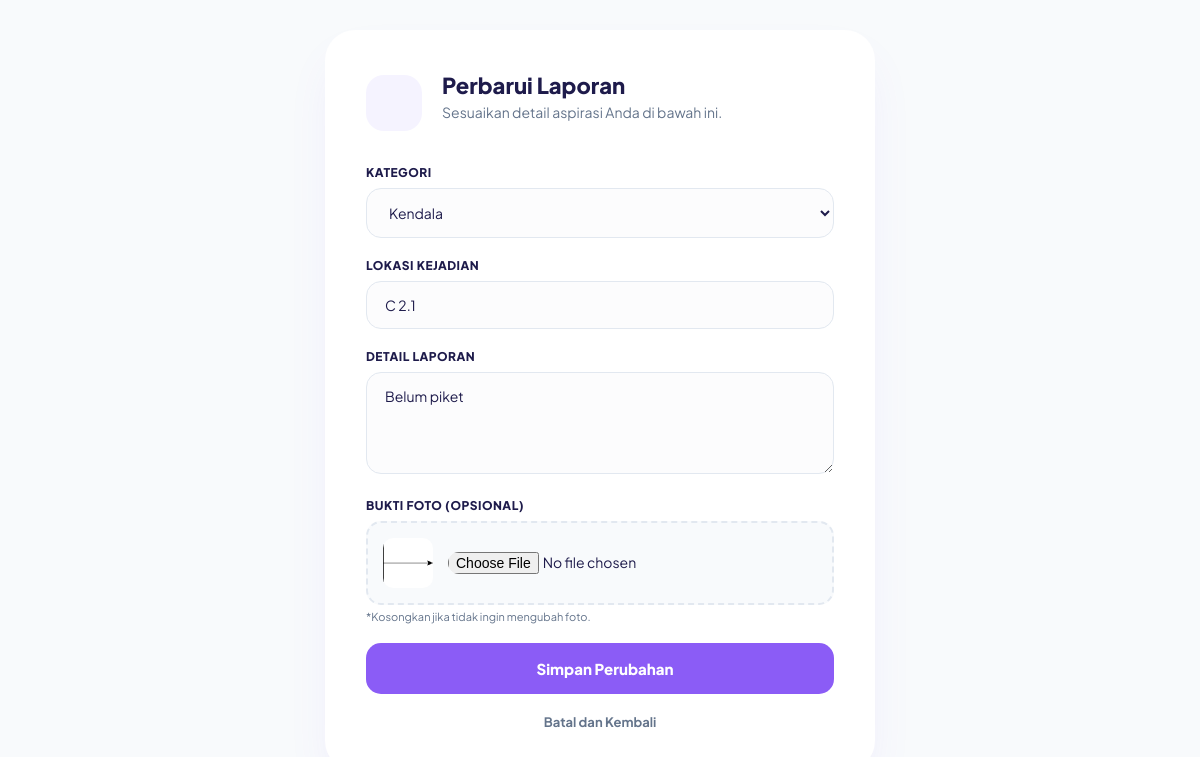
The app's page /siswa/edit_lapor.php?id=39 (signed in) with its own data.
### tables this page shows
CREATE TABLE `aspirasi` (
  `id_aspirasi` int(5) NOT NULL,
  `status` enum('Menunggu','Proses','Selesai') DEFAULT 'Menunggu',
  `id_kategori` int(5) DEFAULT NULL,
  `feedback` varchar(255) DEFAULT NULL,
  `id_pelaporan` int(5) DEFAULT NULL
);

CREATE TABLE `input_aspirasi` (
  `id_pelaporan` int(5) NOT NULL,
  `nis` int(10) DEFAULT NULL,
  `id_kategori` int(5) DEFAULT NULL,
  `lokasi` varchar(50) DEFAULT NULL,
  `ket` varchar(50) DEFAULT NULL,
  `foto` varchar(255) DEFAULT NULL,
  `tgl_pelaporan` timestamp NOT NULL DEFAULT current_timestamp(),
  `nama` varchar(100) NOT NULL
);

### siswa/edit_lapor.php (the view, shortened to what this page needs)
<?php
include '../config.php';
$id = mysqli_real_escape_string($conn, $_GET['id']);
$nis = $_SESSION['nis'];
$query = "SELECT i.*, a.status, a.id_kategori
          FROM Input_Aspirasi i
          JOIN Aspirasi a ON i.id_pelaporan = a.id_pelaporan
          WHERE i.id_pelaporan = '$id' AND i.nis = '$nis'";
$res = mysqli_query($conn, $query);
$data = mysqli_fetch_assoc($res);
?>
<!DOCTYPE html>
<html lang="id">
<head>
</head>
<body>
<div class="card">
    <div class="header-section">
        <div class="icon-box"><i class="ph-fill ph-note-pencil"></i></div>
        <div>
            <h3>Perbarui Laporan</h3>
            <p class="subtitle">Sesuaikan detail aspirasi Anda di bawah ini.</p>
        </div>
    </div>
    <form method="POST" enctype="multipart/form-data">
        <div class="form-group">
            <label>Kategori</label>
            <select name="id_kat" required>
                <?php
                $kats = mysqli_query($conn, "SELECT * FROM Kategori");
                while($k = mysqli_fetch_assoc($kats)):
                    $selected = ($k['id_kategori'] == $data['id_kategori']) ? 'selected' : '';
                    echo "<option value='{$k['id_kategori']}' $selected>{$k['ket_kategori']}</option>";
                endwhile;
                ?>
            </select>
        </div>
        <div class="form-group">
            <label>Lokasi Kejadian</label>
            <input type="text" name="lokasi" value="<?= htmlspecialchars($data['lokasi']) ?>" required>
        </div>
        <div class="form-group">
            <label>Detail Laporan</label>
            <textarea name="ket" rows="4" required><?= htmlspecialchars($data['ket']) ?></textarea>
        </div>
        <div class="form-group">
            <label>Bukti Foto (Opsional)</label>
            <div class="file-upload-wrapper">
                <?php if($data['foto'] != ""): ?>
                    <img src="../assets/img/laporan/<?= $data['foto'] ?>" class="preview-img-old" title="Foto Saat Ini">
                <?php else: ?>
                    <div class="icon-box" style="width:40px; height:40px; font-size: 20px; margin:0;"><i class="ph ph-image"></i></div>
                <?php endif; ?>
                <input type="file" name="foto" accept="image/*" style="border:none; padding:0; background:none; margin:0;">
            </div>
            <small style="color: var(--slate-500); font-size: 11px; display: block; margin-top:5px;">*Kosongkan jika tidak ingin mengubah foto.</small>
        </div>
        <button type="submit" name="update_laporan" class="btn-update">
            <i class="ph-bold ph-floppy-disk"></i> Simpan Perubahan
        </button>
        <a href="lapor.php" class="btn-back">Batal dan Kembali</a>
    </form>
</div>
</body>
</html>

### siswa/edit_lapor.php (style rules this page uses)
:root { --primary: #8b5cf6; --primary-dark: #7c3aed; --primary-soft: #f5f3ff; --dark: #1e1b4b; --slate-500: #64748b; --border: #e2e8f0; --bg: #f8fafc; }
* { box-sizing: border-box; font-family: 'Plus Jakarta Sans', sans-serif; }
body { background-color: var(--bg); display: flex; justify-content: center; align-items: center; min-height: 100vh; margin: 0; padding: 20px; }
.card { background: white; width: 100%; max-width: 550px; padding: 40px; border-radius: 30px; box-shadow: 0 25px 50px -12px rgba(139, 92, 246, 0.1); border: 1px solid rgba(255,255,255,0.7); }
.header-section { display: flex; align-items: center; gap: 20px; margin-bottom: 30px; }
.icon-box { width: 56px; height: 56px; background: var(--primary-soft); color: var(--primary); border-radius: 18px; display: flex; align-items: center; justify-content: center; font-size: 28px; }
h3 { margin: 0; font-weight: 800; color: var(--dark); font-size: 22px; }
.subtitle { font-size: 14px; color: var(--slate-500); margin-top: 4px; }
.form-group { margin-bottom: 20px; }
label { display: block; font-size: 12px; font-weight: 800; margin-bottom: 8px; color: var(--dark); text-transform: uppercase; letter-spacing: 0.5px; }
input, select, textarea { width: 100%; padding: 14px 18px; border: 1px solid var(--border); border-radius: 15px; font-size: 14px; outline: none; transition: 0.3s; background: #fcfcfd; color: var(--dark); }
.file-upload-wrapper { border: 2px dashed var(--border); padding: 15px; border-radius: 15px; display: flex; align-items: center; gap: 15px; background: #f8fafc; transition: 0.3s; }
.preview-img-old { width: 50px; height: 50px; border-radius: 10px; object-fit: cover; }
.btn-update { width: 100%; background: var(--primary); color: white; border: none; padding: 16px; border-radius: 15px; font-weight: 800; cursor: pointer; transition: 0.3s; display: flex; align-items: center; justify-content: center; gap: 10px; font-size: 15px; margin-top: 10px; }
.btn-back { display: block; text-align: center; margin-top: 20px; text-decoration: none; color: var(--slate-500); font-size: 13px; font-weight: 700; transition: 0.2s; }

### records on screen
aspirasi: lokasi "C 2.1", ket "Belum piket", id_pelaporan.foto (picture)

### other values on screen
form field id_kat "Kendala"
